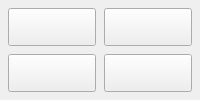
          <widget class="QWidget" name="ridge_and_valley">
           <layout class="QVBoxLayout" name="verticalLayout_40" stretch="1">
            <property name="spacing">
             <number>4</number>
            </property>
            <property name="leftMargin">
             <number>0</number>
            </property>
            <property name="topMargin">
             <number>0</number>
            </property>
            <property name="rightMargin">
             <number>0</number>
            </property>
            <property name="bottomMargin">
             <number>0</number>
            </property>
            <item>
             <layout class="QGridLayout" name="gridLayout_2">
              <property name="leftMargin">
               <number>8</number>
              </property>
              <property name="topMargin">
               <number>8</number>
              </property>
              <property name="rightMargin">
               <number>8</number>
              </property>
              <property name="bottomMargin">
               <number>8</number>
              </property>
              <property name="spacing">
               <number>8</number>
              </property>
              <item row="0" column="1">
               <widget class="QPushButton" name="probe_ridge_y">
                <property name="sizePolicy">
                 <sizepolicy hsizetype="Preferred" vsizetype="Preferred">
                  <horstretch>0</horstretch>
                  <verstretch>0</verstretch>
                 </sizepolicy>
                </property>
                <property name="minimumSize">
                 <size>
                  <width>0</width>
                  <height>0</height>
                 </size>
                </property>
                <property name="maximumSize">
                 <size>
                  <width>16777215</width>
                  <height>16777215</height>
                 </size>
                </property>
                <property name="toolTip">
                 <string>Ridge Y</string>
                </property>
                <property name="text">
                 <string/>
                </property>
                <property name="icon">
                 <iconset>
                  <normalon>basic_probe_icons/probe_y_ridge.png</normalon>
                 </iconset>
                </property>
                <property name="iconSize">
                 <size>
                  <width>120</width>
                  <height>120</height>
                 </size>
                </property>
                <property name="probe" stdset="0">
                 <string>probe_ridge_y</string>
                </property>
                <attribute name="buttonGroup">
                 <string notr="true">ridge_valley_buttonGroup</string>
                </attribute>
               </widget>
              </item>
              <item row="1" column="0">
               <widget class="QPushButton" name="probe_valley_x">
                <property name="sizePolicy">
                 <sizepolicy hsizetype="Preferred" vsizetype="Preferred">
                  <horstretch>0</horstretch>
                  <verstretch>0</verstretch>
                 </sizepolicy>
                </property>
                <property name="minimumSize">
                 <size>
                  <width>0</width>
                  <height>0</height>
                 </size>
                </property>
                <property name="maximumSize">
                 <size>
                  <width>16777215</width>
                  <height>16777215</height>
                 </size>
                </property>
                <property name="toolTip">
                 <string>Valley X</string>
                </property>
                <property name="text">
                 <string/>
                </property>
                <property name="icon">
                 <iconset>
                  <normalon>basic_probe_icons/probe_x_valley.png</normalon>
                 </iconset>
                </property>
                <property name="iconSize">
                 <size>
                  <width>120</width>
                  <height>120</height>
                 </size>
                </property>
                <property name="probe" stdset="0">
                 <string>probe_valley_x</string>
                </property>
                <attribute name="buttonGroup">
                 <string notr="true">ridge_valley_buttonGroup</string>
                </attribute>
               </widget>
              </item>
              <item row="0" column="0">
               <widget class="QPushButton" name="probe_ridge_x">
                <property name="sizePolicy">
                 <sizepolicy hsizetype="Preferred" vsizetype="Preferred">
                  <horstretch>0</horstretch>
                  <verstretch>0</verstretch>
                 </sizepolicy>
                </property>
                <property name="minimumSize">
                 <size>
                  <width>0</width>
                  <height>0</height>
                 </size>
                </property>
                <property name="maximumSize">
                 <size>
                  <width>16777215</width>
                  <height>16777215</height>
                 </size>
                </property>
                <property name="toolTip">
                 <string>Ridge X</string>
                </property>
                <property name="text">
                 <string/>
                </property>
                <property name="icon">
                 <iconset>
                  <normalon>basic_probe_icons/probe_x_ridge.png</normalon>
                 </iconset>
                </property>
                <property name="iconSize">
                 <size>
                  <width>120</width>
                  <height>120</height>
                 </size>
                </property>
                <property name="probe" stdset="0">
                 <string>probe_ridge_x</string>
                </property>
                <attribute name="buttonGroup">
                 <string notr="true">ridge_valley_buttonGroup</string>
                </attribute>
               </widget>
              </item>
              <item row="1" column="1">
               <widget class="QPushButton" name="probe_valley_y">
                <property name="sizePolicy">
                 <sizepolicy hsizetype="Preferred" vsizetype="Preferred">
                  <horstretch>0</horstretch>
                  <verstretch>0</verstretch>
                 </sizepolicy>
                </property>
                <property name="minimumSize">
                 <size>
                  <width>0</width>
                  <height>0</height>
                 </size>
                </property>
                <property name="maximumSize">
                 <size>
                  <width>16777215</width>
                  <height>16777215</height>
                 </size>
                </property>
                <property name="toolTip">
                 <string>Valley Y</string>
                </property>
                <property name="text">
                 <string/>
                </property>
                <property name="icon">
                 <iconset>
                  <normalon>basic_probe_icons/probe_y_valley.png</normalon>
                 </iconset>
                </property>
                <property name="iconSize">
                 <size>
                  <width>120</width>
                  <height>120</height>
                 </size>
                </property>
                <property name="probe" stdset="0">
                 <string>probe_valley_y</string>
                </property>
                <attribute name="buttonGroup">
                 <string notr="true">ridge_valley_buttonGroup</string>
                </attribute>
               </widget>
              </item>
             </layout>
            </item>
           </layout>
          </widget>
